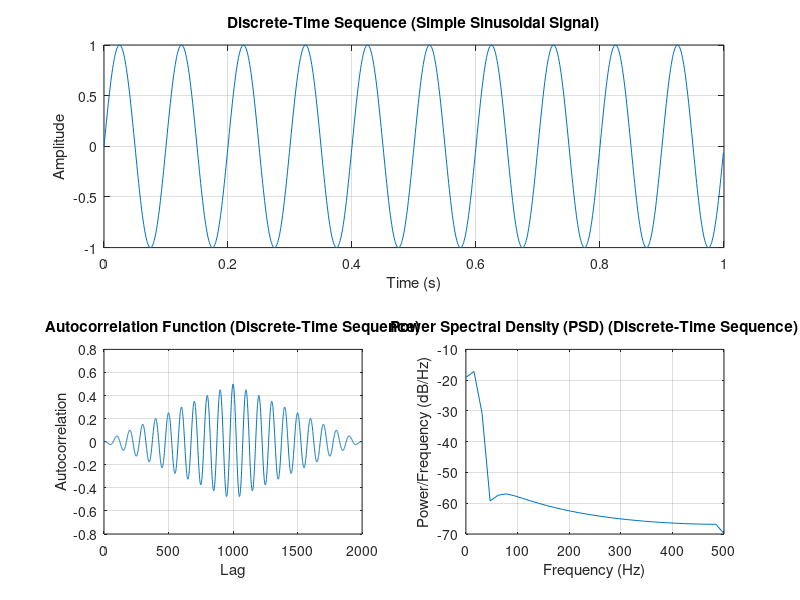
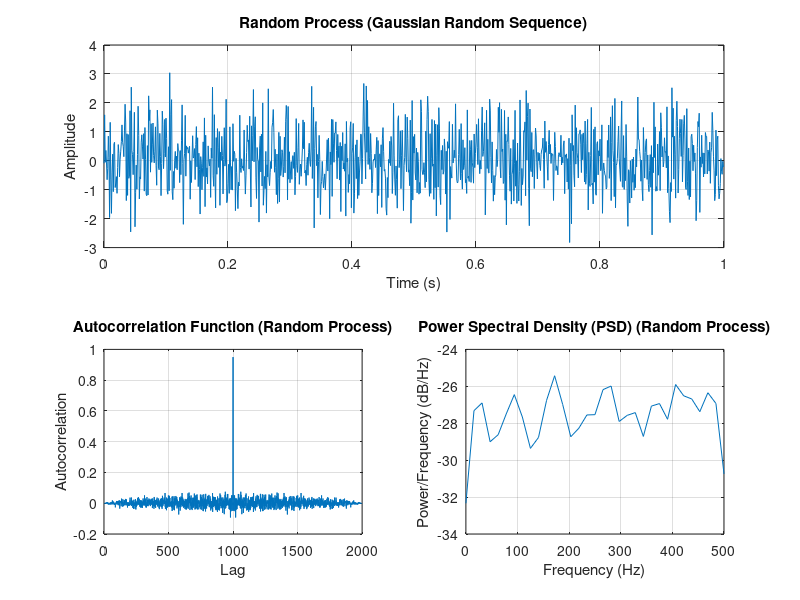

Write MATLAB code to recreate these figures, in order.
% Parameters
N = 1000;           % Number of samples
Fs = 1000;          % Sampling frequency (Hz)
T = 1/Fs;           % Sampling period (s)
t = (0:N-1)*T;      % Time vector

% Discrete-Time Sequence (Simple Sinusoidal Signal)
x_discrete = sin(2*pi*10*t); % Simple sinusoidal signal

% Random Process (Gaussian Random Sequence)
x_random = randn(1, N); % Gaussian random sequence

% Autocorrelation function (Discrete-Time Sequence)
autocorr_discrete = xcorr(x_discrete, 'biased'); % Biased autocorrelation estimate

% Power Spectral Density (PSD) estimation using pwelch (Discrete-Time Sequence)
[Pxx_discrete, freq_discrete] = pwelch(x_discrete, [], [], [], Fs);

% Autocorrelation function (Random Process)
autocorr_random = xcorr(x_random, 'biased'); % Biased autocorrelation estimate

% Power Spectral Density (PSD) estimation using pwelch (Random Process)
[Pxx_random, freq_random] = pwelch(x_random, [], [], [], Fs);

% Plot results for Discrete-Time Sequence
figure;
subplot(2,1,1);
plot(t, x_discrete);
title('Discrete-Time Sequence (Simple Sinusoidal Signal)');
xlabel('Time (s)');
ylabel('Amplitude');
grid on;

subplot(2,2,3);
plot(autocorr_discrete);
title('Autocorrelation Function (Discrete-Time Sequence)');
xlabel('Lag');
ylabel('Autocorrelation');
grid on;

subplot(2,2,4);
plot(freq_discrete, 10*log10(Pxx_discrete));
title('Power Spectral Density (PSD) (Discrete-Time Sequence)');
xlabel('Frequency (Hz)');
ylabel('Power/Frequency (dB/Hz)');
grid on;

% Plot results for Random Process
figure;
subplot(2,1,1);
plot(t, x_random);
title('Random Process (Gaussian Random Sequence)');
xlabel('Time (s)');
ylabel('Amplitude');
grid on;

subplot(2,2,3);
plot(autocorr_random);
title('Autocorrelation Function (Random Process)');
xlabel('Lag');
ylabel('Autocorrelation');
grid on;

subplot(2,2,4);
plot(freq_random, 10*log10(Pxx_random));
title('Power Spectral Density (PSD) (Random Process)');
xlabel('Frequency (Hz)');
ylabel('Power/Frequency (dB/Hz)');
grid on;
